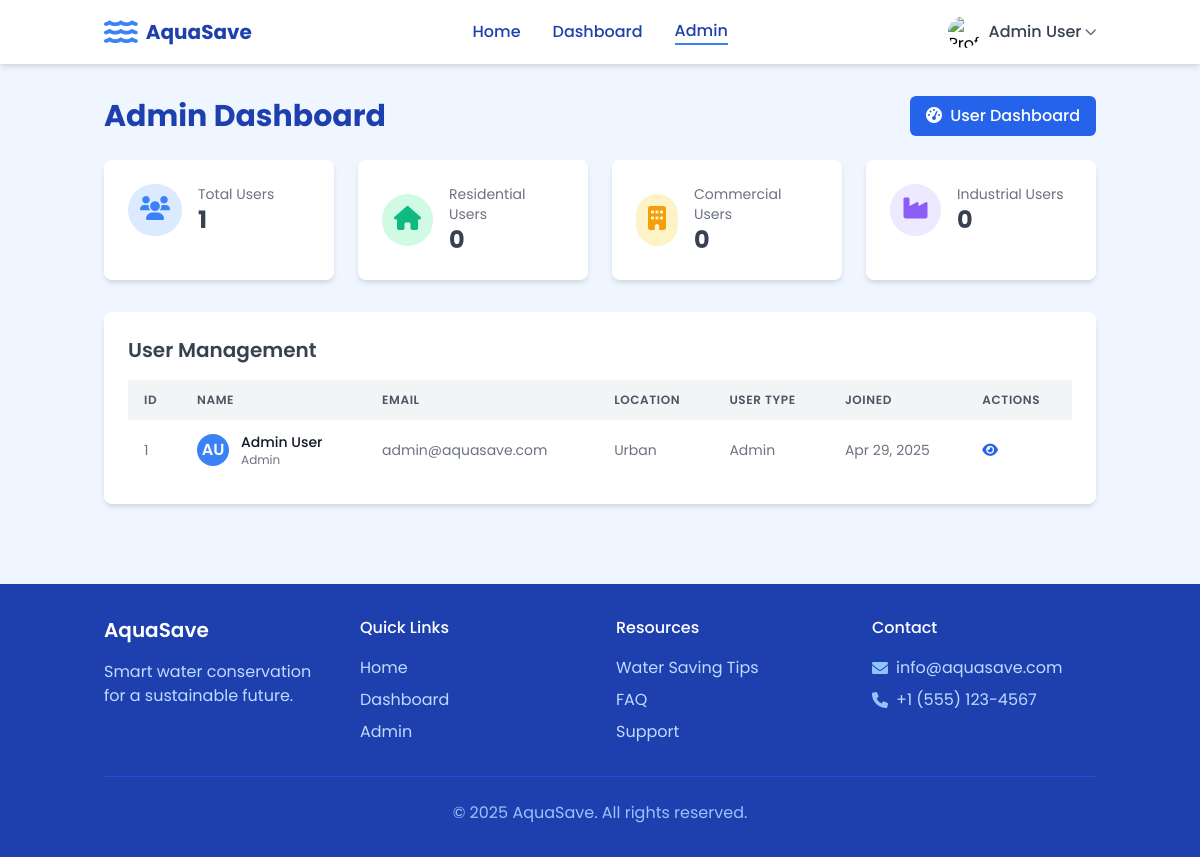
/Frontend/pages/admin.php (signed in), run on the app's committed database.
### tables this page shows
CREATE TABLE IF NOT EXISTS users (
    id INT NOT NULL PRIMARY KEY AUTO_INCREMENT,
    first_name VARCHAR(50) NOT NULL,
    last_name VARCHAR(50) NOT NULL,
    email VARCHAR(100) NOT NULL UNIQUE,
    password VARCHAR(255) NOT NULL,
    location VARCHAR(50) NOT NULL,
    user_type VARCHAR(20) NOT NULL,
    is_admin TINYINT(1) DEFAULT 0,
    created_at TIMESTAMP DEFAULT CURRENT_TIMESTAMP
);

### Frontend/pages/config.php (called while the page is built, shortened)
<?php
$conn = null;
$db_connection_error = "";
try {
    $conn = mysqli_connect(DB_SERVER, DB_USERNAME, DB_PASSWORD);
    if (!$conn) {
        $db_connection_error = "ERROR: Could not connect to MySQL. " . mysqli_connect_error();
    } else {
        $sql = "CREATE DATABASE IF NOT EXISTS " . DB_NAME;
        if (mysqli_query($conn, $sql)) {
            if (!mysqli_select_db($conn, DB_NAME)) {
                $db_connection_error = "ERROR: Could not select database. " . mysqli_error($conn);
            } else {
                $sql = "CREATE TABLE IF NOT EXISTS users (
                    id INT NOT NULL PRIMARY KEY AUTO_INCREMENT,
                    first_name VARCHAR(50) NOT NULL,
                    last_name VARCHAR(50) NOT NULL,
                    email VARCHAR(100) NOT NULL UNIQUE,
                    password VARCHAR(255) NOT NULL,
                    location VARCHAR(50) NOT NULL,
                    user_type VARCHAR(20) NOT NULL,
                    is_admin TINYINT(1) DEFAULT 0,
                    created_at TIMESTAMP DEFAULT CURRENT_TIMESTAMP
                )";
                if (!mysqli_query($conn, $sql)) {
                    $db_connection_error = "ERROR: Could not create users table. " . mysqli_error($conn);
                } else {
                    $check_admin = "SELECT * FROM users WHERE email = 'admin@aquasave.com'";
                    $result = mysqli_query($conn, $check_admin);
                    if ($result && mysqli_num_rows($result) == 0) {
                        $admin_password = password_hash('admin123', PASSWORD_DEFAULT);
                        $create_admin = "INSERT INTO users (first_name, last_name, email, password, location, user_type, is_admin)
                                        VALUES ('Admin', 'User', 'admin@aquasave.com', '$admin_password', 'urban', 'admin', 1)";
                        mysqli_query($conn, $create_admin);
                    } else if ($result) {
                        $update_admin = "UPDATE users SET is_admin = 1 WHERE email = 'admin@aquasave.com'";
                        mysqli_query($conn, $update_admin);
                    }
                }
            }
        } else {
            $db_connection_error = "ERROR: Could not create database. " . mysqli_error($conn);
        }
    }
} catch (Exception $e) {
    $db_connection_error = "ERROR: Database connection failed. " . $e->getMessage();
    $conn = null;
}
$is_db_connected = ($conn !== null && empty($db_connection_error));
?>

### Frontend/pages/admin.php (the view, shortened to what this page needs)
<?php
require_once "config.php";
$users = [];
if($is_db_connected) {
    $sql = "SELECT id, first_name, last_name, email, location, user_type, is_admin, created_at FROM users ORDER BY created_at DESC";
    $result = mysqli_query($conn, $sql);
    if($result) {
        $users = mysqli_fetch_all($result, MYSQLI_ASSOC);
    }
}
$total_users = count($users);
$residential_users = 0;
$commercial_users = 0;
$industrial_users = 0;
?>
<!DOCTYPE html>
<html lang="en">
<head>
    <link href="https://cdn.jsdelivr.net/npm/tailwindcss@2.2.19/dist/tailwind.min.css" rel="stylesheet">
    <link rel="stylesheet" href="https://cdnjs.cloudflare.com/ajax/libs/font-awesome/6.0.0-beta3/css/all.min.css">
    <link rel="stylesheet" href="../css/styles.css">
</head>
<body class="bg-blue-50 font-poppins">
    <nav class="bg-white shadow-md fixed w-full z-10">
        <div class="container mx-auto px-4">
            <div class="flex justify-between items-center py-4">
                <div class="flex items-center">
                    <a href="../index.html" class="flex items-center">
                        <i class="fas fa-water text-blue-500 text-3xl mr-2"></i>
                        <span class="text-blue-800 font-bold text-xl">AquaSave</span>
                    </a>
                </div>
                <div class="hidden md:flex items-center space-x-8">
                    <a href="../index.html" class="text-blue-800 hover:text-blue-600 font-medium">Home</a>
                    <a href="dashboard.php" class="text-blue-800 hover:text-blue-600 font-medium">Dashboard</a>
                    <a href="admin.php" class="text-blue-800 hover:text-blue-600 font-medium border-b-2 border-blue-500">Admin</a>
                </div>
                <div class="flex items-center">
                    <div class="hidden md:block">
                        <div class="relative group">
                            <div class="flex items-center cursor-pointer">
                                <img src="https://images.unsplash.com/photo-1495774539583-885e02cca8c2" alt="Profile" class="h-8 w-8 rounded-full object-cover">
                                <span class="ml-2 text-gray-700 font-medium"><?php echo htmlspecialchars($_SESSION["first_name"] . " " . $_SESSION["last_name"]); ?></span>
                                <i class="fas fa-chevron-down text-xs ml-1 text-gray-500"></i>
                            </div>
                        </div>
                    </div>
                </div>
            </div>
        </div>
    </nav>
    <section class="pt-24 pb-12">
        <div class="container mx-auto px-4">
            <div class="flex justify-between items-center mb-6">
                <h1 class="text-2xl md:text-3xl font-bold text-blue-800">Admin Dashboard</h1>
                <a href="dashboard.php" class="bg-blue-600 hover:bg-blue-700 text-white py-2 px-4 rounded-md font-medium transition">
                    <i class="fas fa-tachometer-alt mr-1"></i> User Dashboard
                </a>
            </div>
            <div class="grid grid-cols-1 md:grid-cols-4 gap-6 mb-8">
                <div class="bg-white rounded-lg shadow-md p-6">
                    <div class="flex items-center">
                        <div class="p-3 rounded-full bg-blue-100 text-blue-500 mr-4">
                            <i class="fas fa-users text-2xl"></i>
                        </div>
                        <div>
                            <p class="text-gray-500 text-sm">Total Users</p>
                            <p class="text-2xl font-bold text-gray-700"><?php echo $total_users; ?></p>
                        </div>
                    </div>
                </div>
                <div class="bg-white rounded-lg shadow-md p-6">
                    <div class="flex items-center">
                        <div class="p-3 rounded-full bg-green-100 text-green-500 mr-4">
                            <i class="fas fa-home text-2xl"></i>
                        </div>
                        <div>
                            <p class="text-gray-500 text-sm">Residential Users</p>
                            <p class="text-2xl font-bold text-gray-700"><?php echo $residential_users; ?></p>
                        </div>
                    </div>
                </div>
                <div class="bg-white rounded-lg shadow-md p-6">
                    <div class="flex items-center">
                        <div class="p-3 rounded-full bg-yellow-100 text-yellow-500 mr-4">
                            <i class="fas fa-building text-2xl"></i>
                        </div>
                        <div>
                            <p class="text-gray-500 text-sm">Commercial Users</p>
                            <p class="text-2xl font-bold text-gray-700"><?php echo $commercial_users; ?></p>
                        </div>
                    </div>
                </div>
                <div class="bg-white rounded-lg shadow-md p-6">
                    <div class="flex items-center">
                        <div class="p-3 rounded-full bg-purple-100 text-purple-500 mr-4">
                            <i class="fas fa-industry text-2xl"></i>
                        </div>
                        <div>
                            <p class="text-gray-500 text-sm">Industrial Users</p>
                            <p class="text-2xl font-bold text-gray-700"><?php echo $industrial_users; ?></p>
                        </div>
                    </div>
                </div>
            </div>
            <div class="bg-white rounded-lg shadow-md p-6 mb-8">
                <h2 class="text-xl font-semibold text-gray-700 mb-4">User Management</h2>
                <div class="overflow-x-auto">
                    <table class="min-w-full bg-white">
                        <thead>
                            <tr>
                                <th class="py-3 px-4 bg-gray-100 text-left text-xs font-semibold text-gray-600 uppercase tracking-wider">ID</th>
                                <th class="py-3 px-4 bg-gray-100 text-left text-xs font-semibold text-gray-600 uppercase tracking-wider">Name</th>
                                <th class="py-3 px-4 bg-gray-100 text-left text-xs font-semibold text-gray-600 uppercase tracking-wider">Email</th>
                                <th class="py-3 px-4 bg-gray-100 text-left text-xs font-semibold text-gray-600 uppercase tracking-wider">Location</th>
                                <th class="py-3 px-4 bg-gray-100 text-left text-xs font-semibold text-gray-600 uppercase tracking-wider">User Type</th>
                                <th class="py-3 px-4 bg-gray-100 text-left text-xs font-semibold text-gray-600 uppercase tracking-wider">Joined</th>
                                <th class="py-3 px-4 bg-gray-100 text-left text-xs font-semibold text-gray-600 uppercase tracking-wider">Actions</th>
                            </tr>
                        </thead>
                        <tbody class="divide-y divide-gray-200">
                            <?php foreach($users as $user): ?>
                            <tr>
                                <td class="py-3 px-4 text-sm text-gray-500"><?php echo $user['id']; ?></td>
                                <td class="py-3 px-4">
                                    <div class="flex items-center">
                                        <div class="h-8 w-8 rounded-full bg-blue-500 flex items-center justify-center text-white font-semibold mr-3">
                                            <?php echo substr($user['first_name'], 0, 1) . substr($user['last_name'], 0, 1); ?>
                                        </div>
                                        <div>
                                            <p class="text-sm font-medium text-gray-900"><?php echo $user['first_name'] . ' ' . $user['last_name']; ?></p>
                                            <p class="text-xs text-gray-500"><?php echo $user['is_admin'] ? 'Admin' : 'User'; ?></p>
                                        </div>
                                    </div>
                                </td>
                                <td class="py-3 px-4 text-sm text-gray-500"><?php echo $user['email']; ?></td>
                                <td class="py-3 px-4 text-sm text-gray-500"><?php echo ucfirst($user['location']); ?></td>
                                <td class="py-3 px-4 text-sm text-gray-500"><?php echo ucfirst($user['user_type']); ?></td>
                                <td class="py-3 px-4 text-sm text-gray-500"><?php echo date('M d, Y', strtotime($user['created_at'])); ?></td>
                                <td class="py-3 px-4 text-sm">
                                    <div class="flex space-x-2">
                                        <a href="view_user.php?id=<?php echo $user['id']; ?>" class="text-blue-600 hover:text-blue-900" title="View User">
                                            <i class="fas fa-eye"></i>
                                        </a>
                                    </div>
                                </td>
                            </tr>
                            <?php endforeach; ?>
                        </tbody>
                    </table>
                </div>
            </div>
        </div>
    </section>
    <footer class="bg-blue-800 text-white py-8">
        <div class="container mx-auto px-4">
            <div class="grid grid-cols-1 md:grid-cols-4 gap-8">
                <div>
                    <h3 class="text-xl font-semibold mb-4">AquaSave</h3>
                    <p class="text-blue-200">Smart water conservation for a sustainable future.</p>
                </div>
                <div>
                    <h4 class="font-medium mb-4">Quick Links</h4>
                    <ul class="space-y-2">
                        <li><a href="../index.html" class="text-blue-200 hover:text-white">Home</a></li>
                        <li><a href="dashboard.php" class="text-blue-200 hover:text-white">Dashboard</a></li>
                        <li><a href="admin.php" class="text-blue-200 hover:text-white">Admin</a></li>
                    </ul>
                </div>
                <div>
                    <h4 class="font-medium mb-4">Resources</h4>
                    <ul class="space-y-2">
                        <li><a href="tips.html" class="text-blue-200 hover:text-white">Water Saving Tips</a></li>
                        <li><a href="#" class="text-blue-200 hover:text-white">FAQ</a></li>
                        <li><a href="#" class="text-blue-200 hover:text-white">Support</a></li>
                    </ul>
                </div>
                <div>
                    <h4 class="font-medium mb-4">Contact</h4>
                    <ul class="space-y-2">
                        <li class="flex items-start">
                            <i class="fas fa-envelope text-blue-300 mt-1 mr-2"></i>
                            <span class="text-blue-200">info@aquasave.com</span>
                        </li>
                        <li class="flex items-start">
                            <i class="fas fa-phone text-blue-300 mt-1 mr-2"></i>
                            <span class="text-blue-200">+1 (555) 123-4567</span>
                        </li>
                    </ul>
                </div>
            </div>
            <div class="border-t border-blue-700 mt-8 pt-6 text-center text-blue-300">
                <p>&copy; 2025 AquaSave. All rights reserved.</p>
            </div>
        </div>
    </footer>
</body>
</html>

### Frontend/css/styles.css (style rules this page uses)
.font-poppins { font-family: 'Poppins', sans-serif; }
:root { --primary: #00bcd4; --primary-dark: #0097a7; --secondary: #ff5722; --secondary-light: #ff8a65; --dark: #263238; --light: #eceff1; --accent: #7c4dff; --success: #4caf50; --warning: #ffc107; --danger: #f44336; --gray-light: #f5f7fa; --gray: #b0bec5; }

### data on the page
users: id "1", first_name "A", last_name "U", first_name "Admin", last_name "User", is_admin "Admin", email "admin@aquasave.com", location "Urban", user_type "Admin", created_at "Apr 29, 2025"

### other printed values
$_SESSION["first_name"] . " " . $_SESSION["last_name"] "Admin User"
$total_users "1"
$residential_users "0"
$commercial_users "0"
$industrial_users "0"
